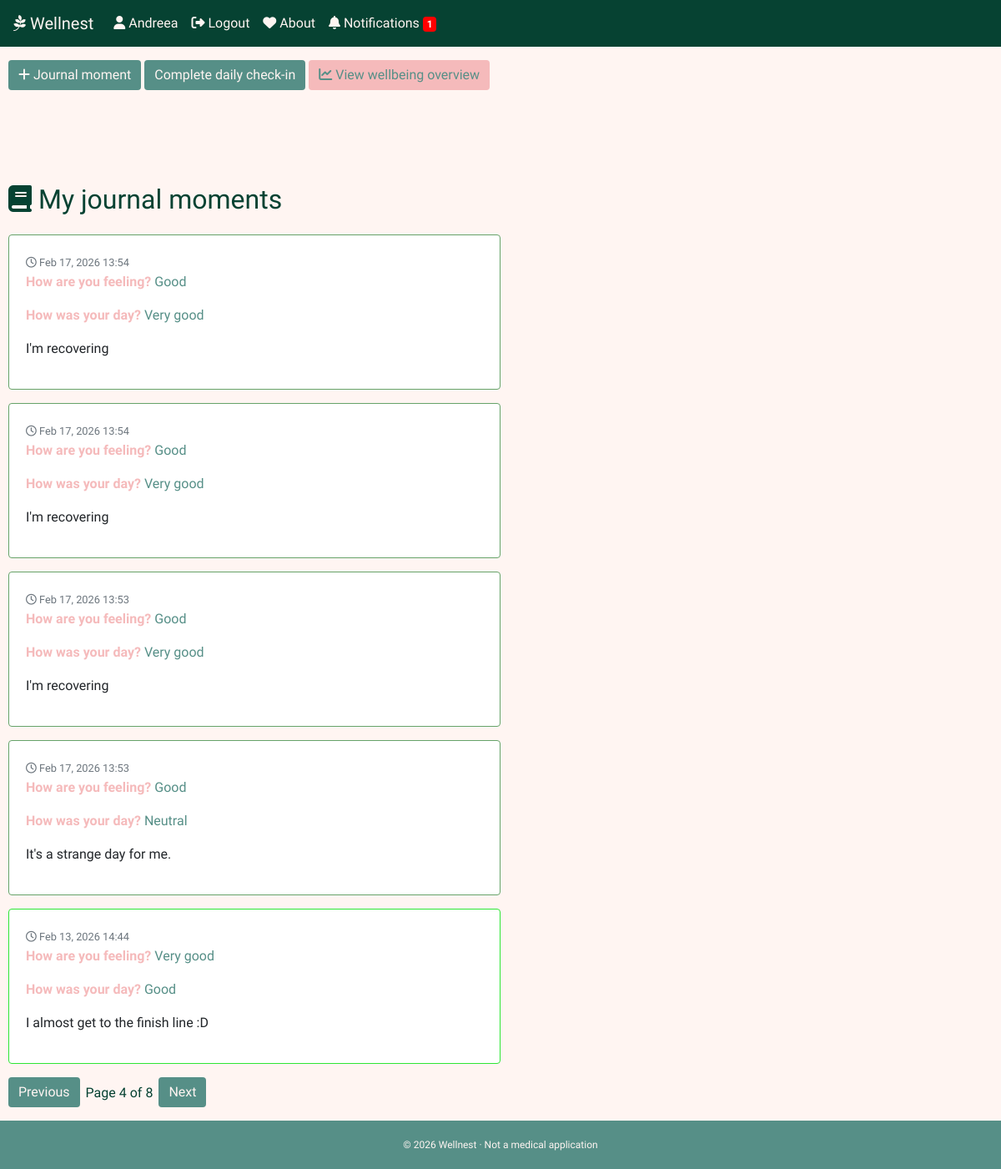
/?page=4 (signed in), run on the app's committed database.
### wellnest/models.py (models this page shows, shortened)
class User(AbstractUser):
    pass

class Entry(models.Model):
    MOOD_CHOICES = [
        (1, "Very bad"),
        (2, "Bad"),
        (3, "Neutral"),
        (4, "Good"),
        (5, "Very good"),
    ]
    DAY_QUALITY = [
        (1, "Very bad"),
        (2, "Bad"),
        (3, "Neutral"),
        (4, "Good"),
        (5, "Very good"),
    ]
    user = models.ForeignKey(User, on_delete=models.CASCADE, related_name="entries")
    text = models.TextField()
    mood = models.IntegerField(choices=MOOD_CHOICES)
    quality = models.IntegerField(choices=DAY_QUALITY)
    created_at = models.DateTimeField(auto_now_add=True)

### wellnest/views.py (the view)
# urls.py: path('', views.index, name='index'),
@login_required
def index(request):
    entries = Entry.objects.filter(user=request.user).order_by("-created_at")
    today = timezone.now().date()
    entry_saved = request.GET.get("entry_saved") == "1"
    has_checked_in_today = DailyCheckIn.objects.filter(
        user=request.user,
        date=today
    ).exists()
    paginator = Paginator(entries, 5)   # 5 per page
    page_number = request.GET.get("page")   # Get ?page=X from URL
    page_entries = paginator.get_page(page_number)
    checkin_done = DailyCheckIn.objects.filter(
        user=request.user,
        date=date.today()
    ).first()
    return render(request, "wellnest/index.html", {
        "entry_saved": entry_saved,
        "entries": page_entries,
        "checkin_done": checkin_done,
        "show_notification": not has_checked_in_today,
    })

### wellnest/templates/wellnest/index.html (shortened to what this page needs)
{% extends "wellnest/layout.html"%}
{% block body %}
    {% if user.is_authenticated %}
        <a href="{% url 'new_entry' %}" class="btn mt-3 mb-3 btn-custom-color"><i class="fa-solid fa-plus"></i> Journal moment</a>
        {% if not checkin_done %}
            <a href="{% url 'daily_checkin' %}" class="btn mt-3 mb-3 btn-custom-color">Complete daily check-in</a>
        {% else %}
            <h3 class="daily-check-in"><i class="fa-regular fa-circle-check"></i> Daily check-in completed!</h3>
        {% endif %}
        <a href="{% url 'analysis' %}" class="btn mt-3 mb-3 btn-custom-color-2"><i class="fa-solid fa-chart-line"></i> View wellbeing overview</a>
    {% endif %}
    <h2 class="journal-entries"><i class="fa-solid fa-book"></i> My journal moments</h2>
        {% for entry in entries %}
            <div id="custom-card" class="card mb-3 custom-entry-card">
                <div class="card-body">
                    <small class="text-muted">
                        <i class="fa-regular fa-clock"></i> {{ entry.created_at|date:"M d, Y H:i" }}
                    </small>
                    <p class="mood-content"><strong class="moods">How are you feeling? </strong><span id="mood-value">{{ entry.get_mood_display }}</span></p>
                    <p class="mood-content"><strong class="moods">How was your day? </strong><span>{{ entry.get_quality_display }}</span></p>
                    <p class="mt-2 custom-entry-text">{{ entry.text }}</p>
                </div>
            </div>
        {% empty %}
            <p>No entries yet.</p>
        {% endfor %}
    <div class="pagination mt-3">
        {% if entries.has_previous %}
            <a href="?page={{ entries.previous_page_number }}" class="btn btn-primary btn-custom-color">Previous</a>
        {% endif %}
        <span class="paginator"><h6 class="pagination-text">Page {{ entries.number }} of {{ entries.paginator.num_pages }}</h6></span>
        {% if entries.has_next %}
            <a href="?page={{ entries.next_page_number }}" class="btn btn-primary btn-custom-color">Next</a>
        {% endif %}
    </div>
{% endblock %}

### wellnest/templates/wellnest/layout.html (shortened to what this page needs)
{% load static %}
<!DOCTYPE html>
<html>
    <head>
        <link rel="stylesheet" href="{% static 'wellnest/styles.css' %}">
        <link rel="stylesheet" href="https://stackpath.bootstrapcdn.com/bootstrap/4.4.1/css/bootstrap.min.css">
        <link rel="stylesheet"
              href="https://cdnjs.cloudflare.com/ajax/libs/font-awesome/6.5.1/css/all.min.css"
/>
    </head>
    <body>
        <nav class="navbar navbar-expand-lg navbar-light custom-navbar">
            <a class="navbar-brand custom-color"><i class="fa-brands fa-pagelines"></i> Wellnest</a>
            <div>
                <ul class="navbar-nav mr-auto">
                    {% if user.is_authenticated %}
                        <li>
                            <a class="nav-link custom-color" href="{% url 'index' %}"><i class="fa-solid fa-user"></i> {{ user.username }}</a>
                        </li>
                        <li>
                            <a class="nav-link custom-color" href="{% url 'logout' %}"><i class="fa-solid fa-right-from-bracket"></i> Logout</a>
                        </li>
                        <li>
                            <a class="nav-link custom-color" href="{% url 'about' %}"><i class="fa-solid fa-heart"></i> About</a>
                        </li>
                        <li>
                            <a class="nav-link custom-color" id="reminderBell">
                                <i class="fa-solid fa-bell"></i> Notifications
                                {% if show_notification %}
                                    <span id="reminderBadge" class="badge">1</span>
                                {% endif %}
                            </a>
                        </li>
                    {% endif %}
                </ul>
            </div>
        </nav>
         <div class="page-content">
            {% block body %}
            {% endblock %}
         </div>
        <footer class="page-footer">© 2026 Wellnest · Not a medical application</footer>
    </body>
</html>

### wellnest/static/wellnest/styles.css (style rules this page uses)
* { margin: 0; font-family: "Lexend", sans-serif; font-optical-sizing: auto; font-style: normal; box-sizing: border-box; }
.custom-navbar { background-color: #064232; }
.navbar .navbar-brand.custom-color, .custom-navbar .navbar-nav .nav-link.custom-color { color: #FFF5F2; }
.badge { background-color: red; padding: 2px 5px; }
#reminderBell { cursor: pointer; }
.page-content { background-color: #FFF5F2; padding: 0 10px; min-height: 100vh; }
.daily-check-in, .card-title, .journal-entries { color: #064232; }
.journal-entries { padding: 30px 0 15px 0; }
.moods, .page-title { color: #F5BABB; }
.moods { font-weight: 700; }
.custom-entry-text, .text-muted { font-weight: 300; }
a.btn.btn-custom-color, input.btn-custom-color { background-color: #568F87; color: #FFF5F2; border: none; box-shadow: none; outline: none; }
a.btn.btn-custom-color-2, .btn.btn-custom-color-2 { background-color: #F5BABB; color: #568F87; border: none; box-shadow: none; outline: none; }
.paginator { display: flex; justify-content: center; align-items: center; }
.pagination.mt-3 { padding-bottom: 16px; }
.pagination-text { margin: 0 7px; color: #064232; }
.mood-content { color: #568F87; }
.card.custom-entry-card, .card.custom-quiz-card { display: flex; justify-content: center; width: 50%; border-color: 2px solid #064232; }
.page-footer { background-color: #568F87; font-size: 12px; color: #FFF5F2; padding: 20px; display: flex; justify-content: center; align-items: center; }

### data on the page
User: username "Andreea"
Entry: created_at "Feb 17, 2026 13:54", mood "Good", quality "Very good", text "I'm recovering"
Entry: created_at "Feb 17, 2026 13:54", mood "Good", quality "Very good", text "I'm recovering"
Entry: created_at "Feb 17, 2026 13:53", mood "Good", quality "Very good", text "I'm recovering"
Entry: created_at "Feb 17, 2026 13:53", mood "Good", quality "Neutral", text "It's a strange day for me."
Entry: created_at "Feb 13, 2026 14:44", mood "Very good", quality "Good", text "I almost get to the finish line :D"

### other printed values
{{ entries.number }} "4"
{{ entries.paginator.num_pages }} "8"
